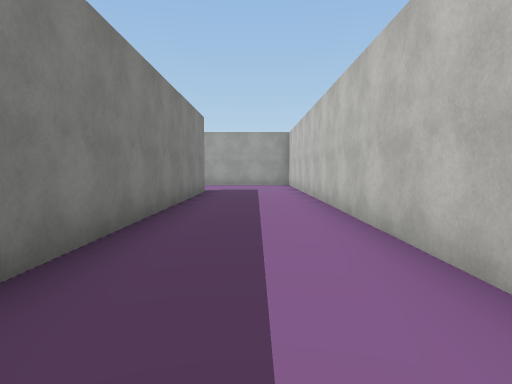
[1] (above)

24 first-person views from a walk through a scene from a Unity 3-D project. The camera is 1.4 m above the floor, tilts 4° down and sees 75° across. The floor is counted in squares, 2 m on a side. Each view is taken from the middle of a square. On the plan, view 1 faces up. The plan holds only what a view shows up to about 10 squares ahead; the rest is blank. The place goes on beyond the plan. The player character is not drawn. Some surface patterns are stand-ins.

[2]
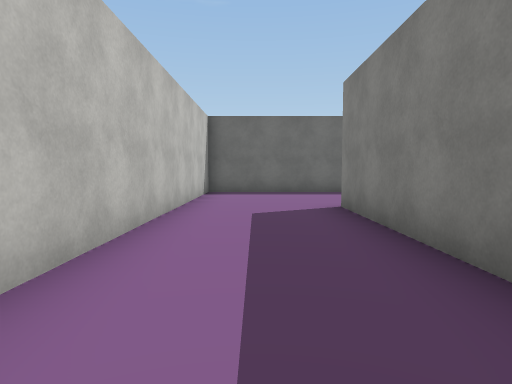

[3]
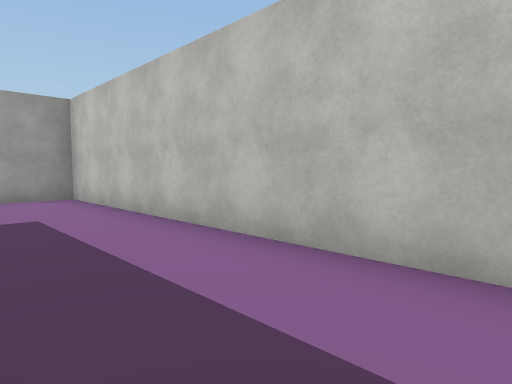

[4]
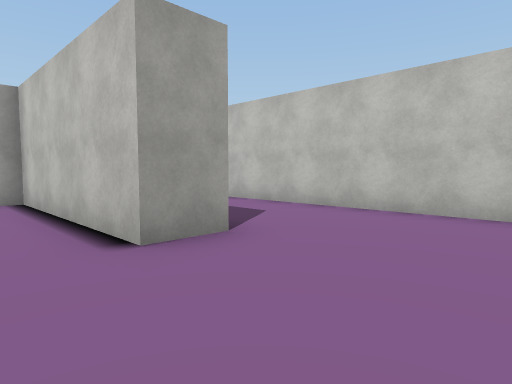

[5]
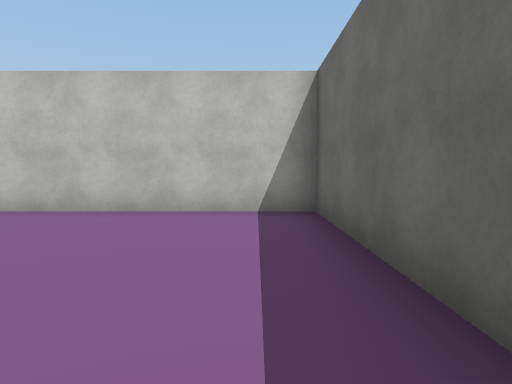

[6]
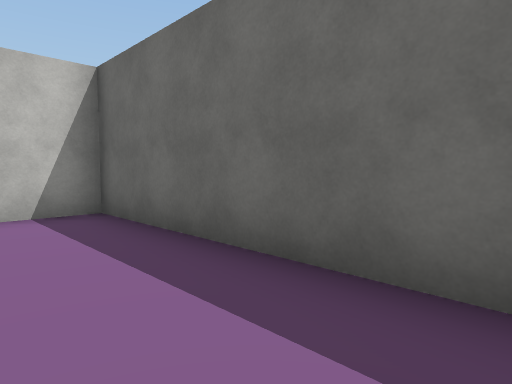

[7]
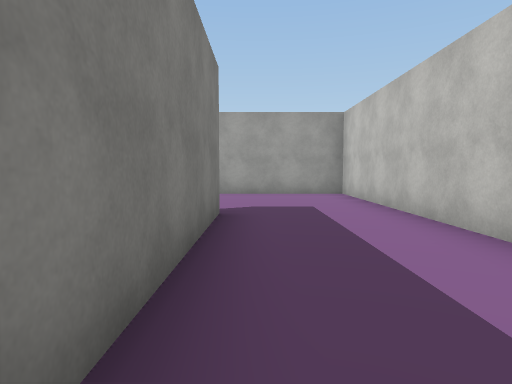

[8]
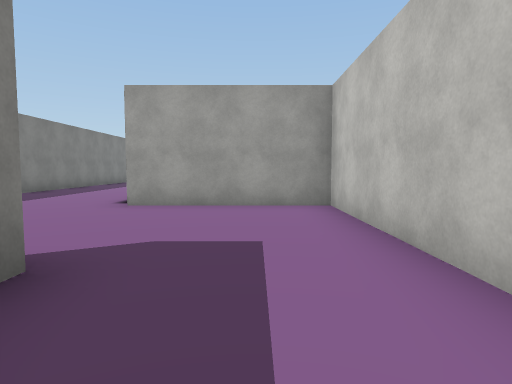

[9]
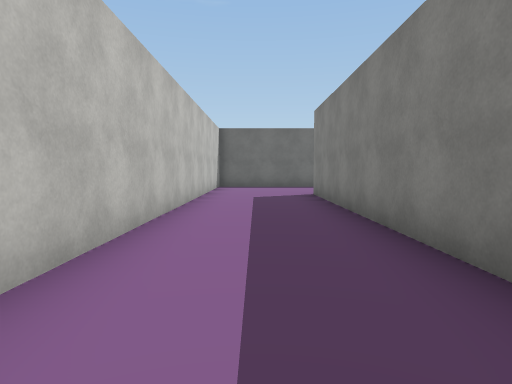

[10]
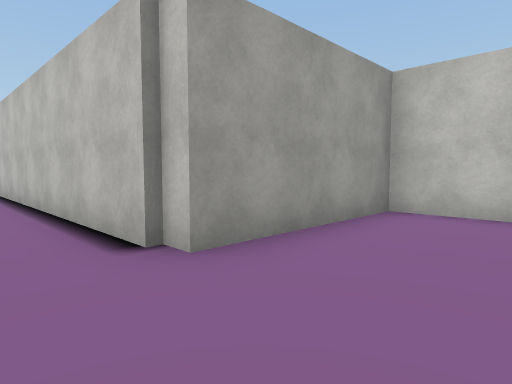

[11]
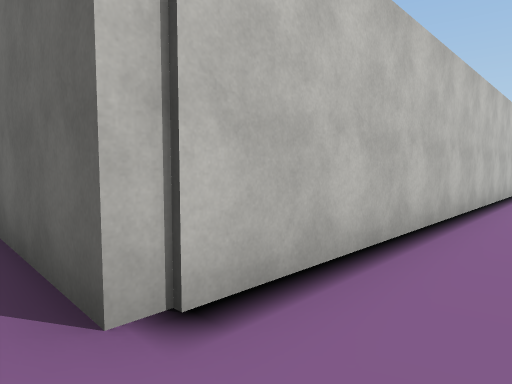

[12]
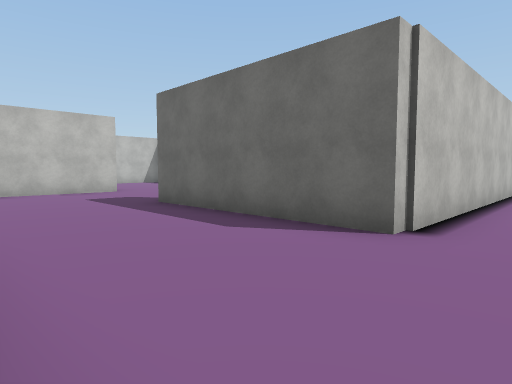

[13]
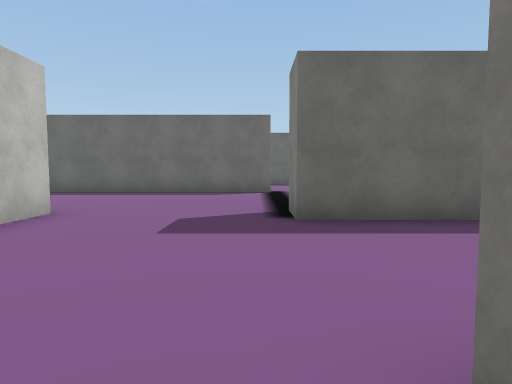

[14]
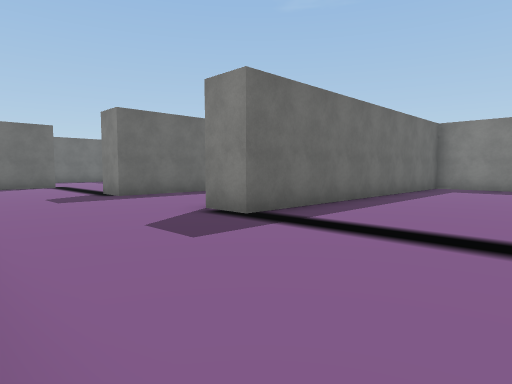

[15]
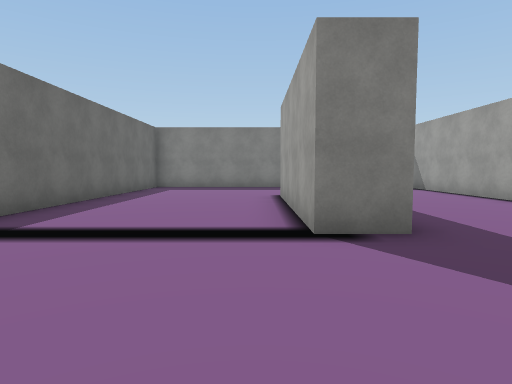

[16]
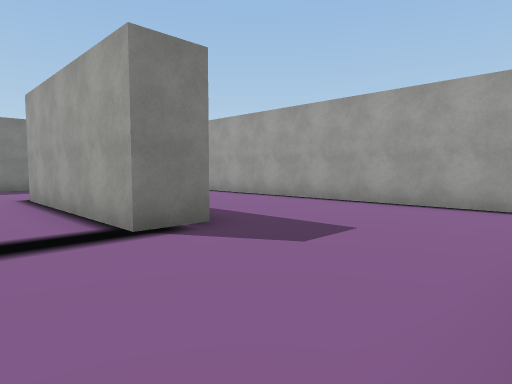

[17]
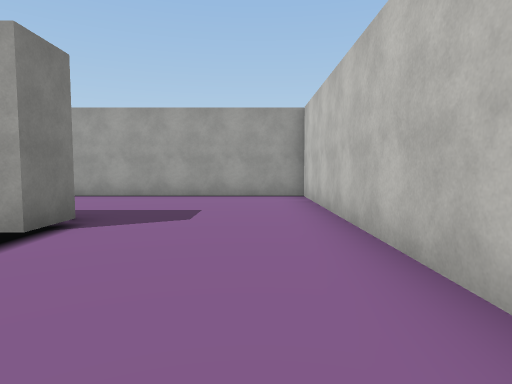

[18]
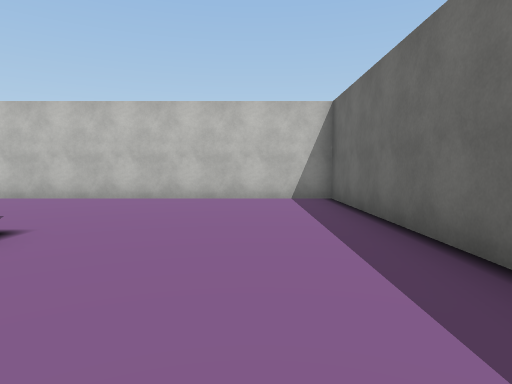

[19]
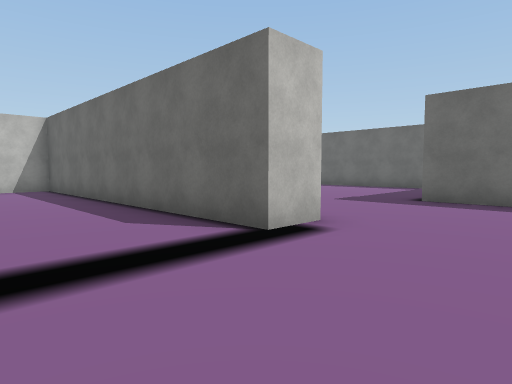

[20]
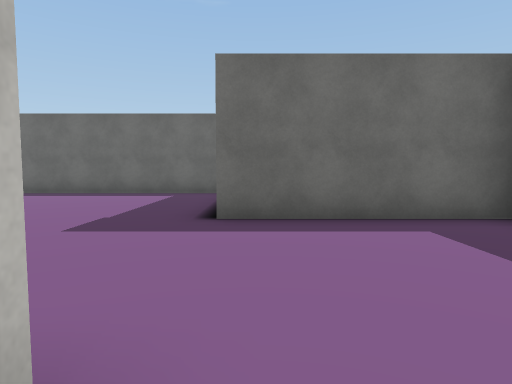

[21]
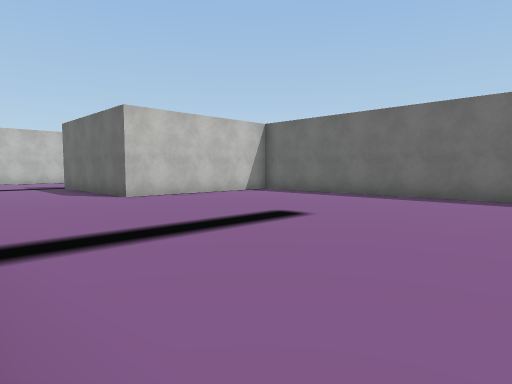

[22]
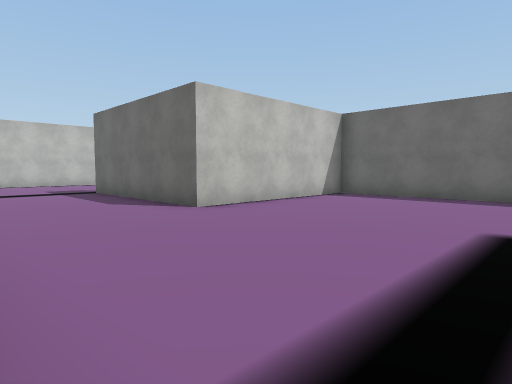

[23]
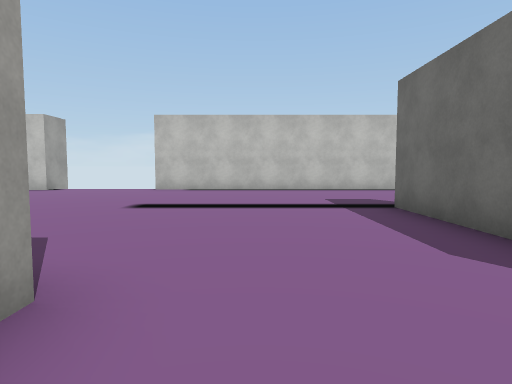

[24]
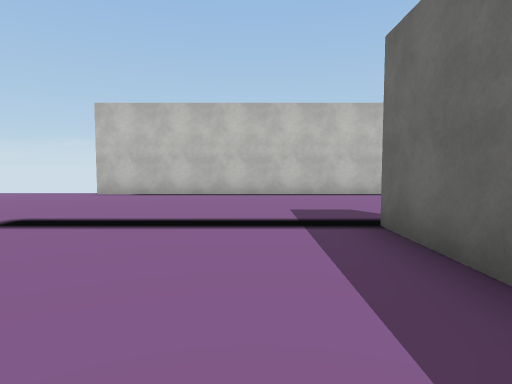

### Floor plan
Points are (right, up) in squares from view 1. A wall is a line through its corners. A room is listed if a view was taken in it or the views show most of it. See-through windows are left out.
Room 1 (views 1, 2, 3, 4, 5, 6, 7, 8, 9, 10)
walls: (-1.6, 10.2) (-1.6, -0.1) (-2.6, -0.1) (-2.6, 4.8) (-3, 4.8); (-3.9, -4) (1.4, -4) (1.4, 14.3) (-2.4, 14.3)
ways out: opening at (-3.5, 15) to room 2
Room 2 (views 11, 12, 13, 14, 15, 16, 17, 18, 19, 20, 21, 22, 23, 24)
walls: (2.6, 19.1) (2.6, 20.2) (11.8, 20.2) (11.8, 28.1); (6.2, 24.8) (6.2, 27.8); (3, 10.5) (12.1, 10.5) (12.1, 15.5) (17.1, 15.5); (-1.6, 15.5) (2.6, 15.5); (-2.4, 14.3) (-2.4, 14.9); (-2.6, 14.7) (-2.6, 25.5) (2.4, 25.5) (2.4, 24.4); (22.1, 13.5) (22.1, 21.4); (6.2, 32.5) (6.2, 39.6) (-4.1, 39.6); (-4.5, 30.2) (2.4, 30.2) (2.4, 29.1); (2.4, 35.8) (2.4, 34.6) (-2.6, 34.6)
ways out: opening at (-3.5, 15) to room 1

Where each view was taken, in squares from view 1:
view 1: 0 up, 0 right, facing up
view 2: 6 up, 0 right, facing down
view 3: 6 up, 1 left, facing up-right
view 4: 3 down, 4 left, facing up-right
view 5: 3 down, 4 left, facing right
view 6: 2 down, 4 left, facing down-right
view 7: 5 up, 1 left, facing up
view 8: 8 up, 0 right, facing up
view 9: 9 up, 0 right, facing down
view 10: 12 up, 4 left, facing up-right
view 11: 26 up, 4 left, facing down-right
view 12: 29 up, 4 left, facing down-right
view 13: 30 up, 3 right, facing down
view 14: 34 up, 6 right, facing down-left
view 15: 34 up, 6 right, facing left
view 16: 33 up, 6 right, facing up-left
view 17: 31 up, 5 right, facing up
view 18: 22 up, 4 right, facing right
view 19: 23 up, 0 right, facing down-right
view 20: 20 up, 2 right, facing down
view 21: 19 up, 4 right, facing down-right
view 22: 19 up, 7 right, facing down-right
view 23: 18 up, 11 right, facing right
view 24: 17 up, 13 right, facing right
